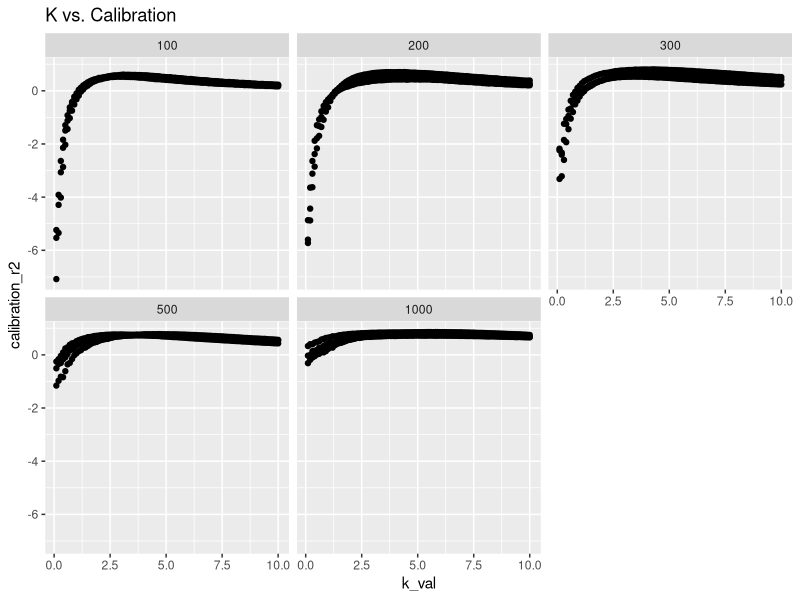
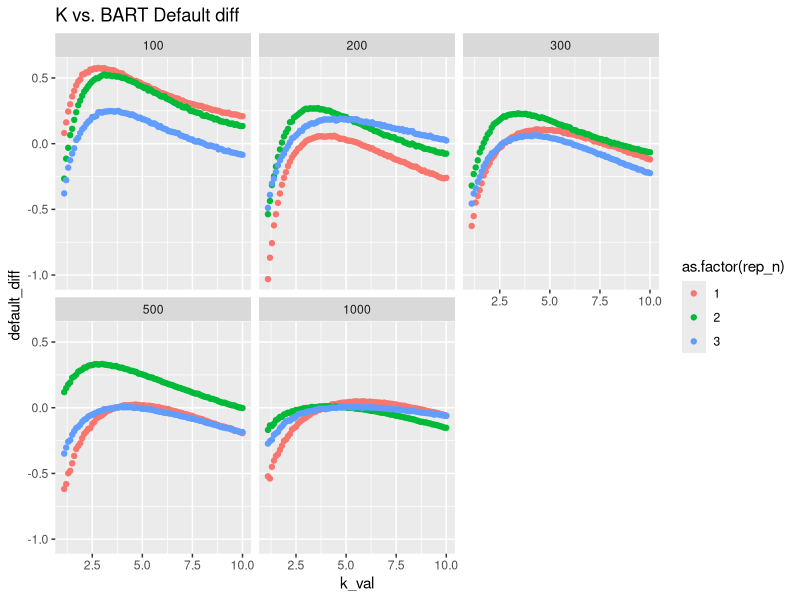
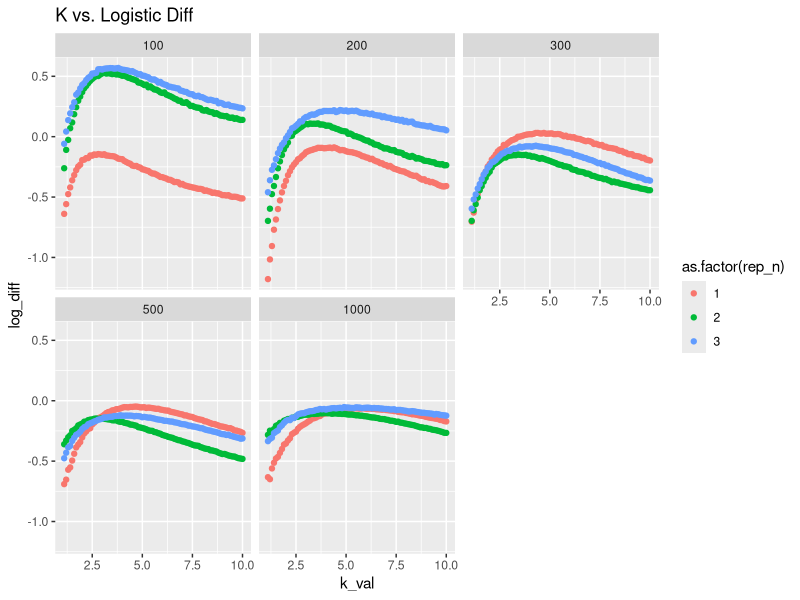
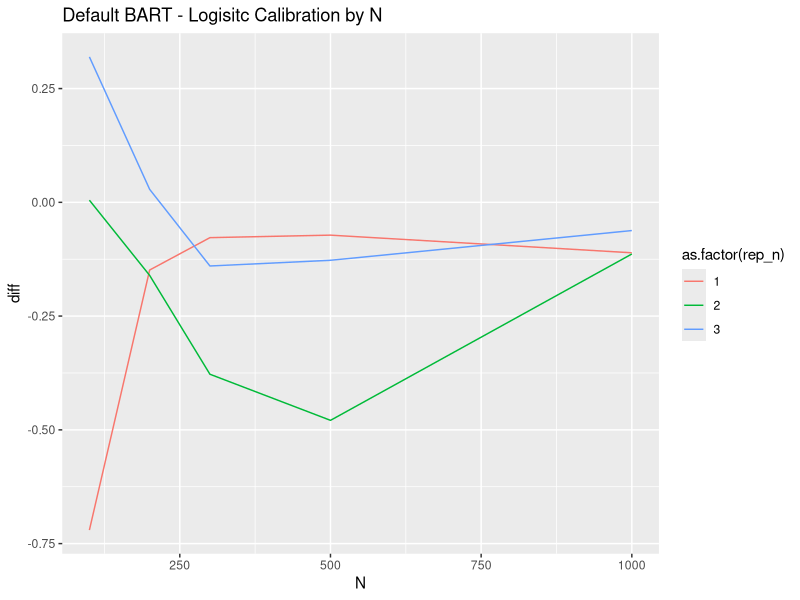
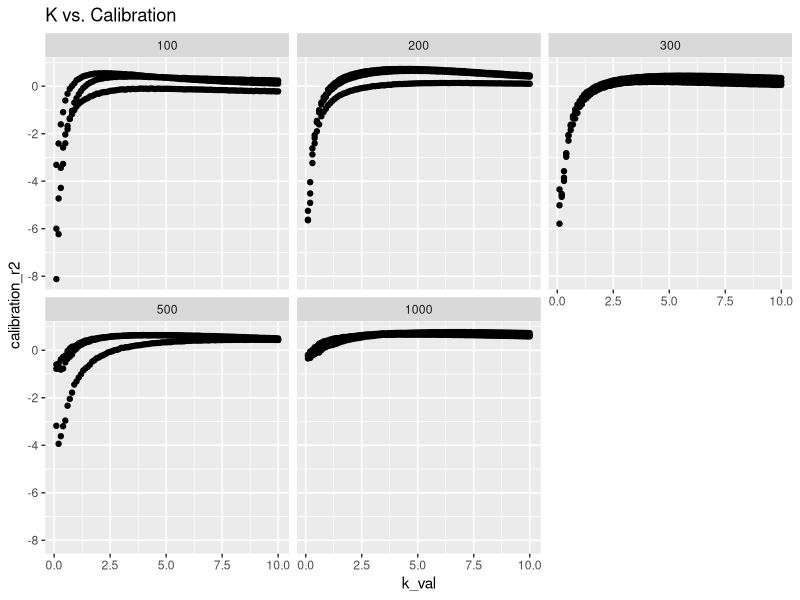
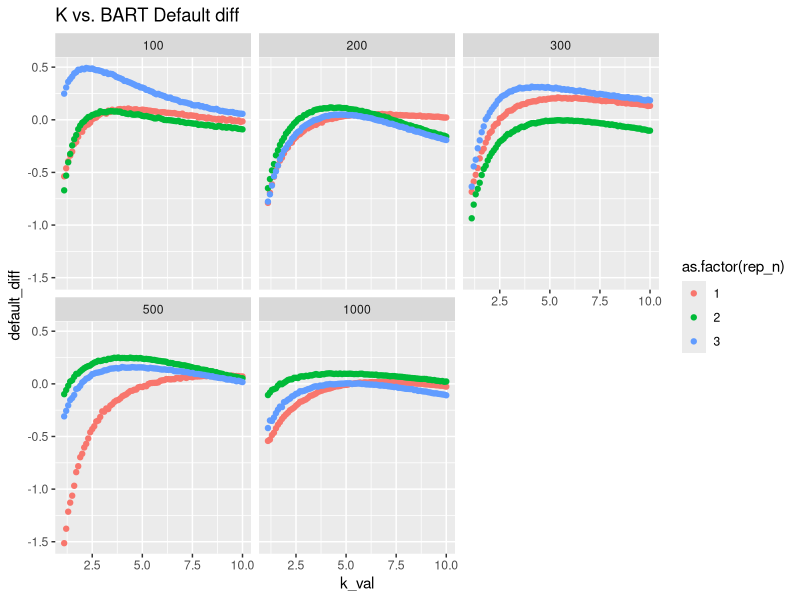
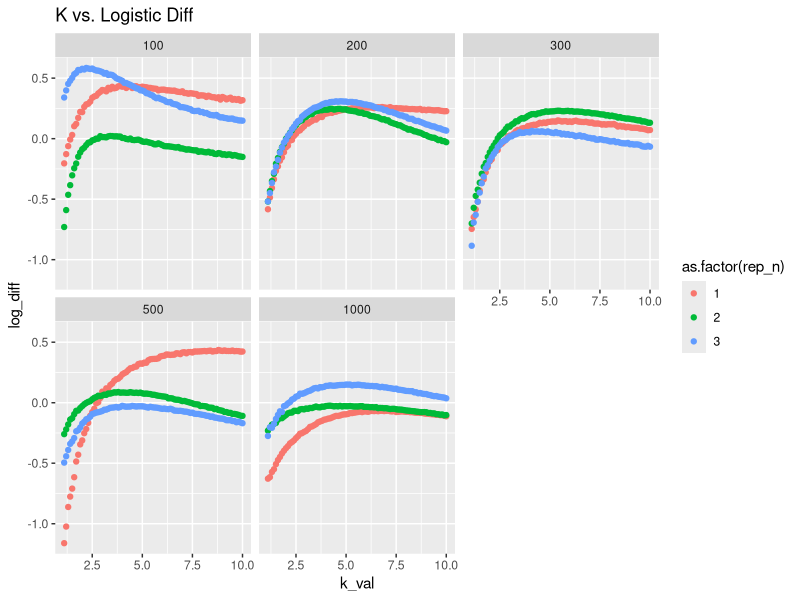
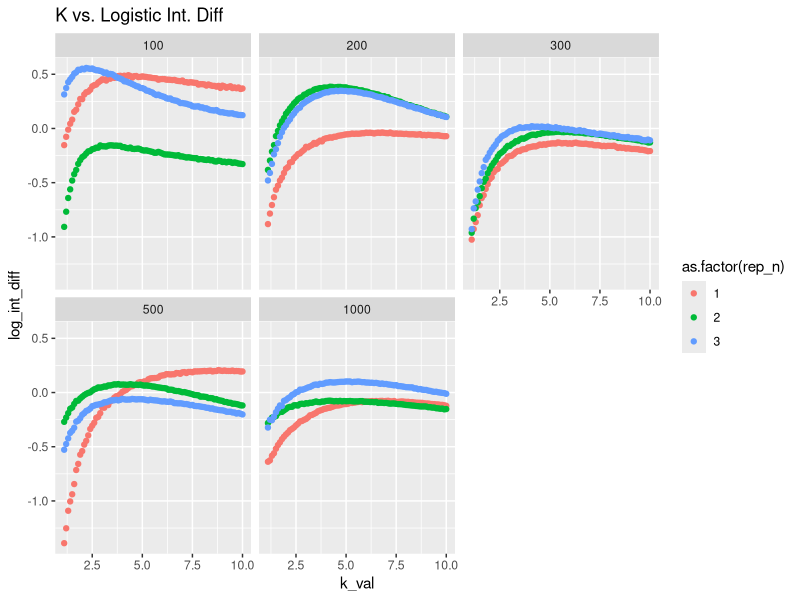

Source code (R) for these figures, in order:
library(ggplot2)
library(dplyr)

bart_int_k_search <- read.csv('BART_int_k_search.csv')
bart_k_search <- read.csv('BART_k_search.csv')

### Linear

bart_k_search$default_diff <- bart_k_search$calibration_r2 - bart_k_search$c_r2_bd
bart_k_search$log_diff <- bart_k_search$calibration_r2 - bart_k_search$c_r2_log
bart_k_search$default_log_diff <- bart_k_search$c_r2_bd - bart_k_search$c_r2_log

p <- ggplot(bart_k_search, aes(x = k_val, y = calibration_r2)) +
  geom_point() +
  facet_wrap(~ N) +
  ggtitle('K vs. Calibration')
p

p <- ggplot(bart_k_search %>% filter(k_val > 1), aes(x = k_val, y = default_diff, col = as.factor(rep_n))) +
  geom_point() +
  facet_wrap(~ N) +
  ggtitle('K vs. BART Default diff')
p

p <- ggplot(bart_k_search %>% filter(k_val > 1), aes(x = k_val, y = log_diff, col = as.factor(rep_n))) +
  geom_point() +
  facet_wrap(~ N) +
  ggtitle('K vs. Logistic Diff')
p

k_base <- bart_k_search %>%
  group_by(N, rep_n)%>%
  summarise(diff = mean(default_log_diff))

p <- ggplot(k_base, aes(x = N, y = diff, col = as.factor(rep_n))) +
  geom_line() +
  ggtitle('Default BART - Logisitc Calibration by N')
p

### Interaction

p <- ggplot(bart_int_k_search, aes(x = k_val, y = calibration_r2)) +
  geom_point() +
  facet_wrap(~ N) +
  ggtitle('K vs. Calibration')
p

bart_int_k_search$default_diff <- bart_int_k_search$calibration_r2 - bart_int_k_search$c_r2_bd
bart_int_k_search$log_diff <- bart_int_k_search$calibration_r2 - bart_int_k_search$c_r2_log
bart_int_k_search$log_int_diff <- bart_int_k_search$calibration_r2 - bart_int_k_search$c_r2_log_int
bart_int_k_search$default_log_diff <- bart_int_k_search$c_r2_bd - bart_int_k_search$c_r2_log
bart_int_k_search$default_log_int_diff <- bart_int_k_search$c_r2_bd - bart_int_k_search$c_r2_log_int

p <- ggplot(bart_int_k_search %>% filter(k_val > 1), aes(x = k_val, y = default_diff, col = as.factor(rep_n))) +
  geom_point() +
  facet_wrap(~ N) +
  ggtitle('K vs. BART Default diff')
p

p <- ggplot(bart_int_k_search %>% filter(k_val > 1), aes(x = k_val, y = log_diff, col = as.factor(rep_n))) +
  geom_point() +
  facet_wrap(~ N) +
  ggtitle('K vs. Logistic Diff')
p

p <- ggplot(bart_int_k_search %>% filter(k_val > 1), aes(x = k_val, y = log_int_diff, col = as.factor(rep_n))) +
  geom_point() +
  facet_wrap(~ N) +
  ggtitle('K vs. Logistic Int. Diff')
p

res_int_k <- bart_int_k_search %>%
  group_by(N, rep_n)%>%
  summarise(diff_log = mean(default_log_diff), 
            diff_log_int = mean(default_log_int_diff))

p <- ggplot(res_int_k, aes(x = N, y = diff_log, col = as.factor(rep_n))) +
  geom_line() +
  ggtitle('Default BART - Logisitc Calibration by N')
p

p <- ggplot(res_int_k, aes(x = N, y = diff_log_int, col = as.factor(rep_n))) +
  geom_line() +
  ggtitle('Default BART - Logisitc Int. Calibration by N')
p